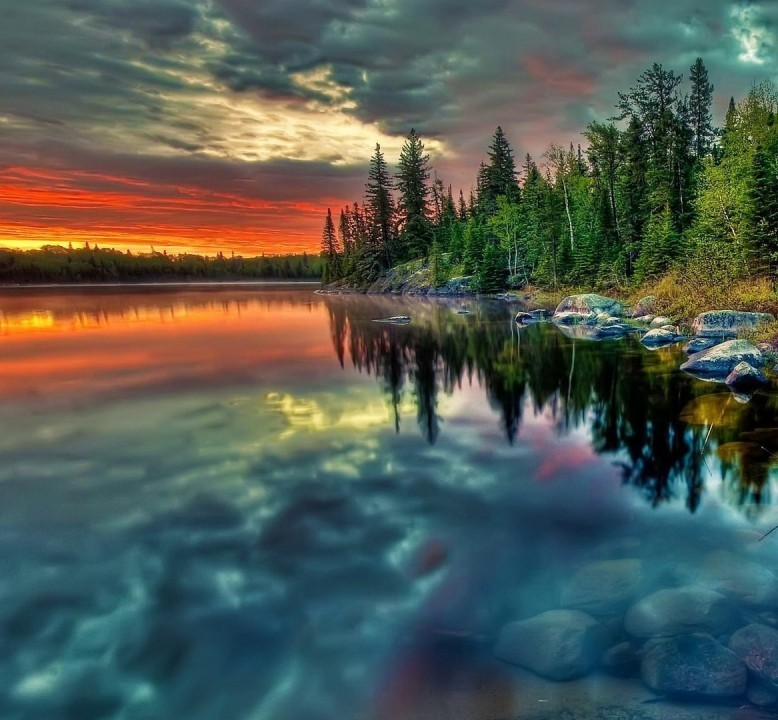
#> input picture Practical 1/Practical 7/scenery_1.jpg, 778 x 720 px
$ python SIFT.py
#> lines starting #> are read from the running program, lines starting #| are printed output that depends on the picture
import cv2

# Load two images
image1 = cv2.imread("scenery_1.jpg")
#> image1 is the input picture: shape (720, 778, 3); mean B, G, R 83, 90.7, 81.3
image2 = cv2.imread("scenery_2.jpg")
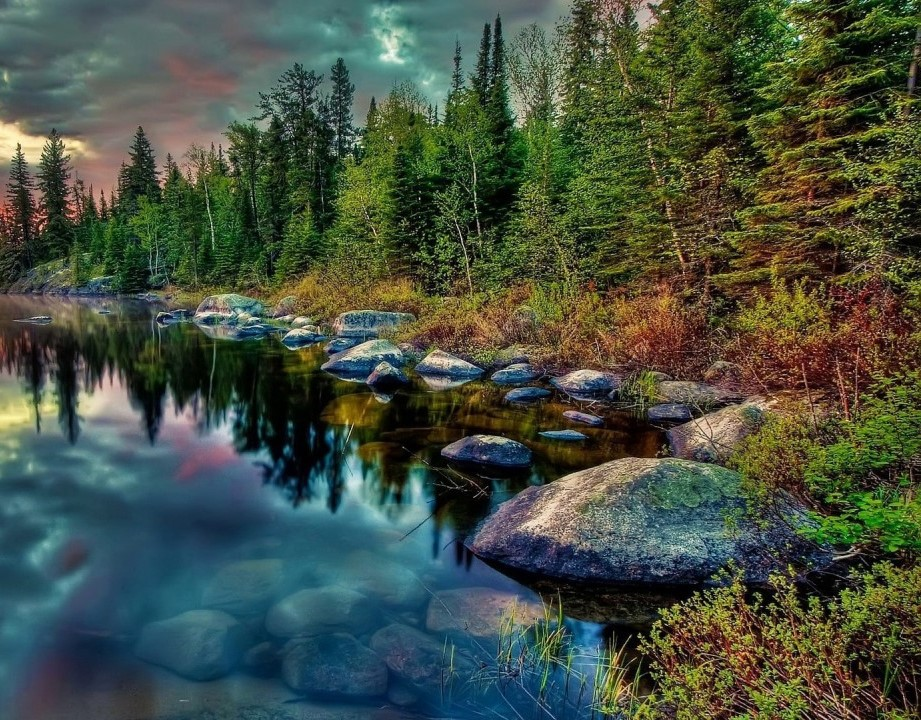
#> input picture Practical 1/Practical 7/scenery_2.jpg, 921 x 720 px
#> image2 is the input picture: shape (720, 921, 3); mean B, G, R 66.5, 80.4, 69.4

# Convert images to grayscale
gray1 = cv2.cvtColor(image1, cv2.COLOR_BGR2GRAY)
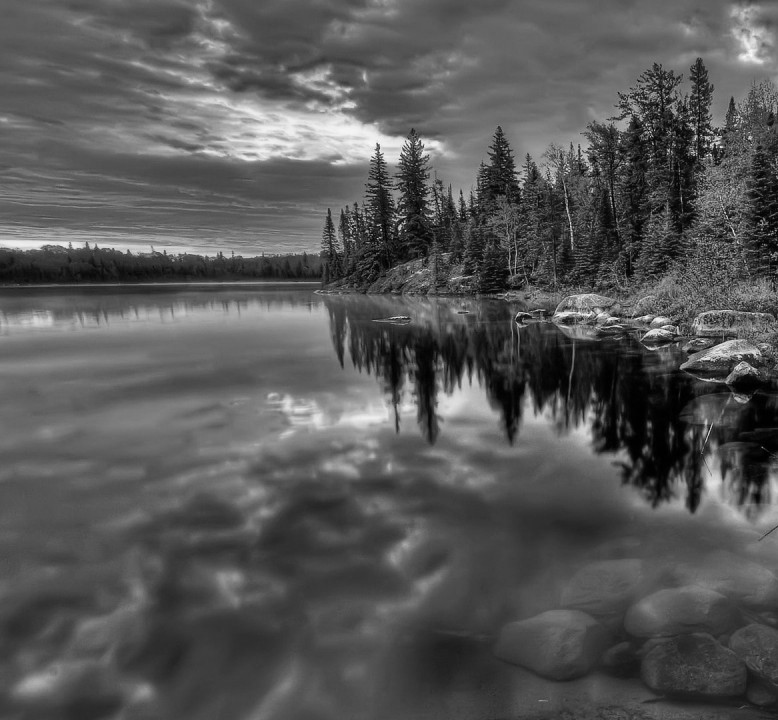
#> gray1: shape (720, 778); min 0, max 248, mean 87
gray2 = cv2.cvtColor(image2, cv2.COLOR_BGR2GRAY)
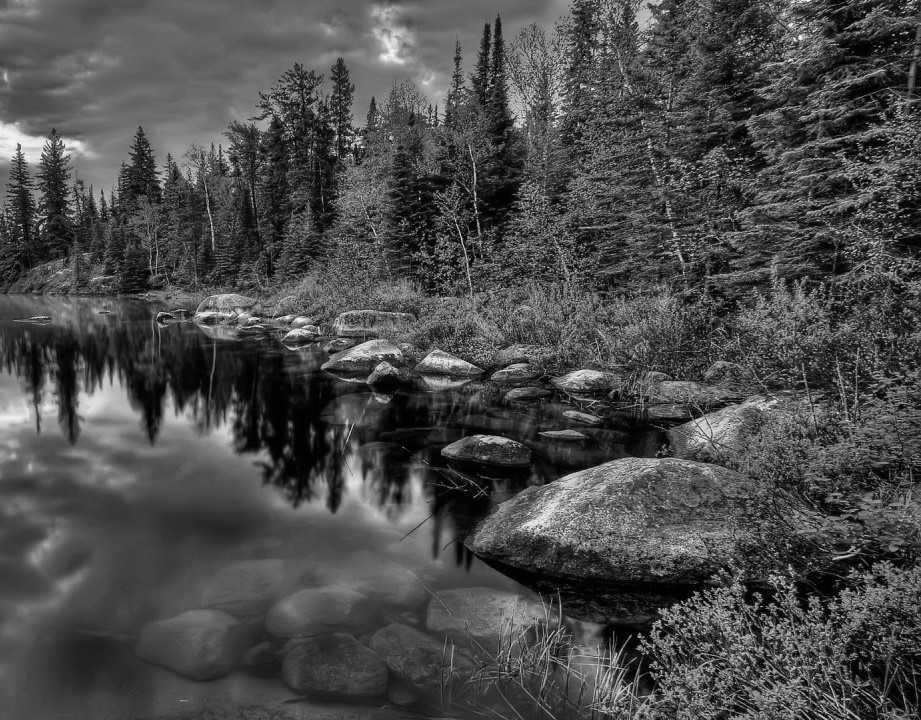
#> gray2: shape (720, 921); min 0, max 251, mean 75.5

# Initialize SIFT detector
sift = cv2.SIFT_create()

# Detect keypoints and compute descriptors for both images
keypoints1, descriptors1 = sift.detectAndCompute(gray1, None)
#> keypoints1 = 2147 keypoints; strongest (x, y, size): (464, 400, 32), (646, 317, 3.3), (650, 349, 2.3), (750, 138, 2.6)
keypoints2, descriptors2 = sift.detectAndCompute(gray2, None)
#> keypoints2 = 7222 keypoints; strongest (x, y, size): (867, 158, 2), (689, 600, 1.8), (800, 37, 3), (654, 168, 2)

# Initialize a Brute Force Matcher
bf = cv2.BFMatcher()

# Match descriptors between the two images
matches = bf.knnMatch(descriptors1, descriptors2, k=2)
#> matches = 2147 matches

# Apply ratio test to filter good matches
good_matches = []
for m, n in matches:
    if m.distance < 0.5 * n.distance:
        good_matches.append(m)
#> after the loop, good_matches = 1348 matches

# Draw matches
matched_image = cv2.drawMatches(image1, keypoints1, image2, keypoints2, good_matches, None, flags=cv2.DrawMatchesFlags_NOT_DRAW_SINGLE_POINTS)
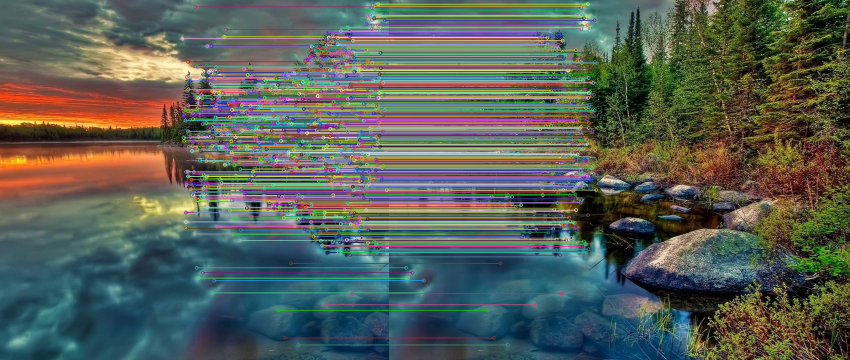
#> matched_image: shape (720, 1699, 3) (shown at 1/2 size); mean B, G, R 87.5, 95.1, 87.9

# Display the matched image
cv2.imshow('Key Point Matches', matched_image)
cv2.waitKey(0)
cv2.destroyAllWindows()
